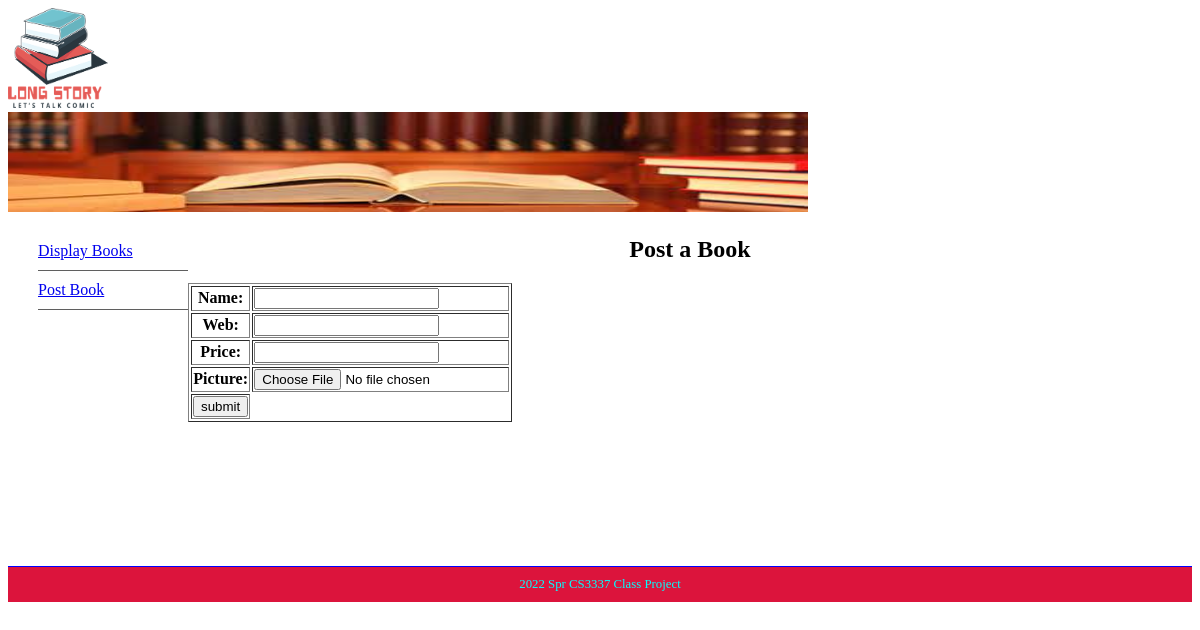
/postbook, run on an earlier commit of the app's database.
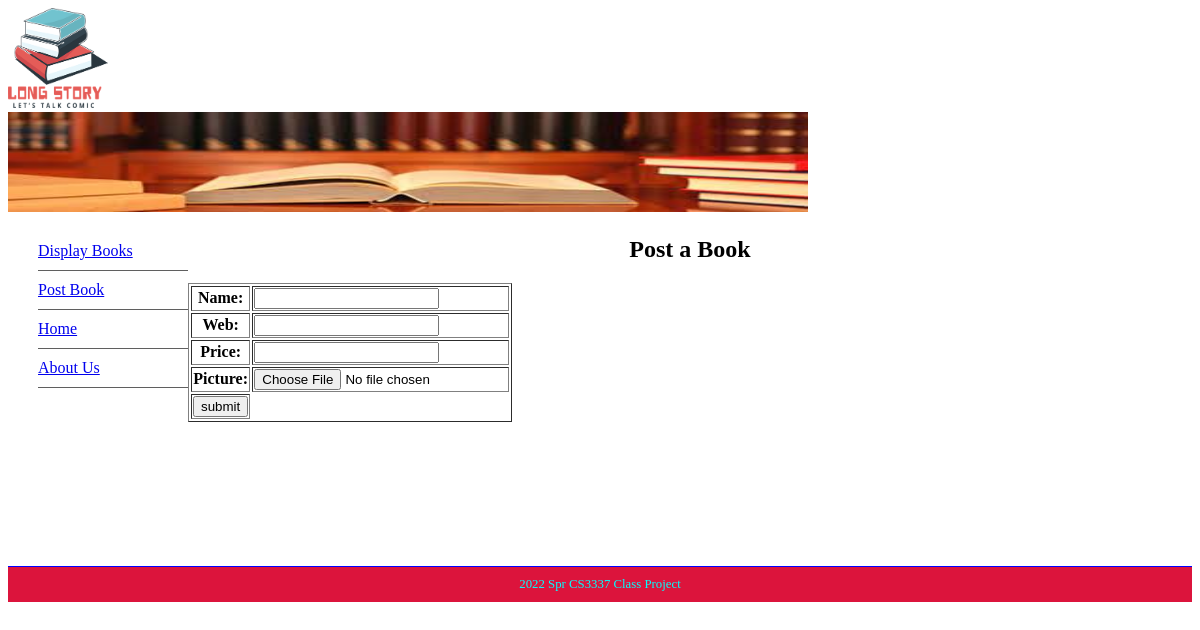
And on a later commit of the database.
### bookMng/models.py (models this page shows, shortened)
class MainMenu(models.Model):
    item = models.CharField(max_length=200, unique=True)
    link = models.CharField(max_length=200, unique=True)

### bookMng/views.py (the view)
# urls.py: path('postbook', views.postbook, name='postbook'),
def postbook(request):
    submitted = False
    form = BookForm
    if request.method == 'POST':
        form = BookForm(request.POST, request.FILES)
        if form.is_valid():
            form.save()
            return HttpResponseRedirect('/postbook?submitted=True')
    else:
        form = BookForm
        if 'submitted' in request.GET:
            submitted = True
        return render(request, "bookMng/postbook.html",
                      {
                          'form': form,
                          'item_list': MainMenu.objects.all(),
                          'submitted': submitted
                      }
                      )

### BookEx/templates/bookMng/postbook.html (shortened to what this page needs)
{% extends "base.html" %}
{% load static %}
{% block sidenav %}
    {% for item in item_list %}
        <li>
            <a href="{{ item.link }}"> {{ item.item }} </a>
        </li>
    {% endfor %}
{% endblock sidenav %}
{% block content %}
<h1 align="center"> Post a Book</h1>
{% if submitted %}
<p>Post book succesfully</p>
{% else %}
<form action="" enctype="multipart/form-data" method="post" novalidate>
    <table border="1">
        {{form.as_table}}
        <tr>
            <td>
                <input type="submit" value="submit">
            </td>
        </tr>
    </table>
</form>
{% endif %}
{% endblock content %}

What changed in the data, as far as the page shows it:
added MainMenu: item "Home"
added MainMenu: item "About Us"
